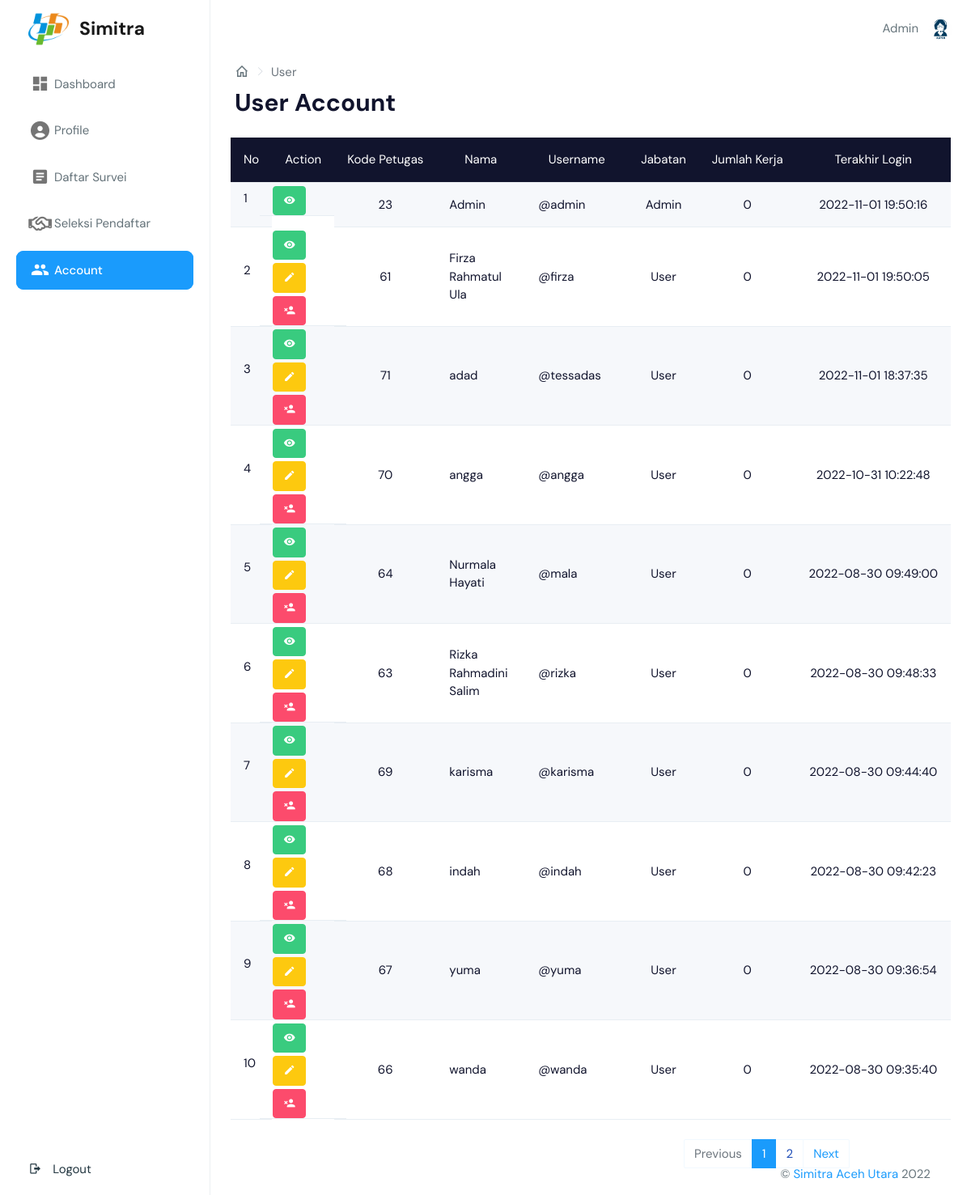
The page /page/user.php (signed in) on the database its author committed.
### tables this page shows
CREATE TABLE `petugas` (
  `Kode_petugas` int(12) NOT NULL,
  `NIK` varchar(16) DEFAULT NULL,
  `Nama` varchar(50) NOT NULL,
  `Foto` varchar(255) DEFAULT NULL,
  `Jabatan` int(5) NOT NULL,
  `Tempat_lahir` varchar(150) DEFAULT NULL,
  `Tanggal_lahir` date DEFAULT NULL,
  `Alamat` varchar(150) DEFAULT NULL,
  `NoHP` varchar(15) DEFAULT NULL,
  `Jkel` enum('L','P') NOT NULL
);

CREATE TABLE `jabatan` (
  `Id_jabatan` int(11) NOT NULL,
  `Jabatan` varchar(50) NOT NULL
);

### page/user.php (the view, shortened to what this page needs)
<?php
include '../controller/config.php';
$kode = $_SESSION['id'];
$sql = mysqli_query($conn, "SELECT a.Kode_petugas, a.Username, a.Email, a.Password, a.Old_password, a.Last_login, a.Created_at, a.Updated_at, b.Nama, b.NIK, b.Alamat, b.Foto, b.NoHP, b.Tanggal_lahir, b.Tempat_lahir, c.Jabatan, c.Id_jabatan FROM auth a, petugas b, jabatan c WHERE a.Kode_petugas=b.Kode_petugas AND b.Jabatan=c.Id_jabatan AND a.Kode_petugas='$kode' ORDER BY c.Id_jabatan");
$result1 = mysqli_fetch_assoc($sql);
if ($result1['Id_jabatan'] == "1") :
    $jumlahDataPerHalaman = 10;
    $jumData = mysqli_fetch_assoc(mysqli_query($conn, "SELECT COUNT(*) FROM auth"));
    $jumlahHalaman = ceil($jumData['COUNT(*)'] / $jumlahDataPerHalaman);
    $halamanAktif = (isset($_GET['page'])) ? $_GET['page'] : 1;
    $awalData = ($jumlahDataPerHalaman * $halamanAktif) - $jumlahDataPerHalaman;
    $data = mysqli_query($conn, "SELECT a.Kode_petugas, a.Username, a.Email, a.Password, a.Old_password, a.Last_login, a.Created_at, a.Updated_at, b.Nama, b.NIK, b.Alamat, b.Foto, b.NoHP, b.Tanggal_lahir, b.Tempat_lahir, c.Jabatan, c.Id_jabatan FROM auth a, petugas b, jabatan c WHERE a.Kode_petugas=b.Kode_petugas AND b.Jabatan=c.Id_jabatan ORDER BY b.Jabatan, a.Last_login DESC LIMIT $awalData, $jumlahDataPerHalaman");
?>
<!DOCTYPE html>
<html dir="ltr" lang="en">
<head>
    <?php include 'meta.php'; ?>
</head>
<body>
    <?php $url = "../"; ?>
    <?php include 'header.php'; ?>
    <aside class="left-sidebar" data-sidebarbg="skin6">
        <div class="scroll-sidebar" id="navbar">
            <nav class="sidebar-nav">
                <ul id="sidebarnav">
                    <li class="sidebar-item"> <a class="sidebar-link waves-effect waves-dark sidebar-link"
                            href="index.php" aria-expanded="false"><i class="mdi mdi-view-dashboard"></i><span
                                class="hide-menu">Dashboard</span></a></li>
                    <li class="sidebar-item"> <a class="sidebar-link waves-effect waves-dark sidebar-link"
                            href="profile.php" aria-expanded="false"><i class="fa-solid fa-circle-user"></i><span
                                class="hide-menu">Profile</span></a></li>
                    <?php if ($result1['Id_jabatan'] == 1) {  ?>
                    <li class="sidebar-item"> <a class="sidebar-link waves-effect waves-dark sidebar-link"
                            href="lowongan.php" aria-expanded="false"><i class="mdi mdi-file-document-box"></i><span
                                class="hide-menu">Daftar Survei</span></a></li>
                    <li class="sidebar-item"> <a class="sidebar-link waves-effect waves-dark sidebar-link"
                            href="seleksi-daftar.php" aria-expanded="false"><i class='far fa-handshake'></i><span
                                class="hide-menu ">Seleksi
                                Pendaftar</span></a></li>
                    <li class="sidebar-item" style="background-color: #1a9bfc; border-radius: 9px"> <a
                            class="sidebar-link waves-effect waves-dark sidebar-link" href="user.php"
                            aria-expanded="false"><i class="mdi mdi-account-multiple text-white"></i><span
                                class="hide-menu text-white">Account</span></a></li>
                    <?php } ?>
                    <li class="sidebar-item logout-item" style="position: fixed; bottom: 0; width: 220px">
                        <button class="dropdown-item border-0 btn btn-link" data-bs-toggle="modal"
                            data-bs-target="#Logout"><i class="m-r-10 mdi mdi-logout">
                            </i><span class="hide-menu">
                                Logout</span></button>
                    </li>
                </ul>
            </nav>
        </div>
    </aside>
    <div class="page-wrapper">
        <div class="page-breadcrumb" style="padding-bottom: 0; padding-top: 0;">
            <div class="row align-items-center">
                <div class="col-6">
                    <nav aria-label="breadcrumb">
                        <ol class="breadcrumb mb-0 d-flex align-items-center">
                            <li class="breadcrumb-item"><a href="index.php" class="link"><i
                                        class="mdi mdi-home-outline fs-4"></i></a></li>
                            <li class="breadcrumb-item active" aria-current="page">User</li>
                        </ol>
                    </nav>
                    <h1 class="mb-0 fw-bold">User Account</h1>
                </div>
            </div>
        </div>
        <div class="container-fluid">
            <div class="table-responsive" id="container">
                <table class="table table-hover align-middle text-nowrap table-striped">
                    <thead class="table-dark">
                        <tr class="fw-semibold text-center">
                            <td>No</td>
                            <td>Action</td>
                            <td>Kode Petugas</td>
                            <td>Nama</td>
                            <td>Username</td>
                            <td>Jabatan</td>
                            <td>Jumlah Kerja</td>
                            <td>Terakhir Login</td>
                        </tr>
                    </thead>
                    <?php $no = $awalData; ?>
                    <tbody>
                        <?php while ($row = mysqli_fetch_assoc($data)) : ?>
                        <tr class="text-start">
                            <td scope="row" style="padding-bottom: 0; padding-top: 0;">
                                <p class="text-dark"><?= $no = $no + 1; ?></p>
                            </td>
                            <td class="row" style="padding-bottom: 0; padding-top: 0;">
                                <div class="col" style="padding: 0; margin: 0;">
                                    <button type="button" class="btn btn-success mt-1 text-center  text-white"
                                        data-bs-toggle="modal" data-bs-target="#Detail<?= $row['Kode_petugas']; ?>"><i
                                            class="mdi mdi-eye"></i></button>
                                </div>
                                <?php if ($result1['Kode_petugas'] != $row['Kode_petugas']) : ?>
                                <div class="col" style="padding: 0; margin: 0;">
                                    <button type="button" class="btn btn-warning mt-1 text-center"
                                        data-bs-toggle="modal" data-bs-target="#Edit<?= $row['Kode_petugas']; ?>"><i
                                            class="mdi mdi-pencil"></i></button>
                                </div>
                                <div class="col" style="padding: 0; margin: 0;">
                                    <button type="button" class="btn btn-danger mt-1 text-white text-center"
                                        data-bs-toggle="modal" data-bs-target="#Delete<?= $row['Kode_petugas']; ?>"> <i
                                            class="mdi mdi-account-remove"></i></button>
                                </div>
                                <?php endif; ?>
                            </td>
                            <td class="text-center text-dark" style="padding-bottom: 0; padding-top: 0;">
                                <?= $row['Kode_petugas']; ?>
                            </td>
                            <td class="text-start text-dark text-wrap text-break"
                                style="padding-bottom: 0; padding-top: 0; width: 10rem;">
                                <?php if (isset($row['Nama'])) { ?>
                                <?= $row['Nama'];
                                        } else { ?>
                                <i>NULL</i>
                                <?php } ?>
                            </td>
                            <td class="text-start text-dark text-wrap text-break"
                                style="padding-bottom: 0; padding-top: 0;width: 10rem;">
                                @<?= $row['Username']; ?>
                            </td>
                            <td class="text-center text-dark" style="padding-bottom: 0; padding-top: 0;">
                                <?php if (isset($row['Jabatan'])) { ?>
                                <?= $row['Jabatan'];
                                        } else { ?>
                                <i>NULL</i>
                                <?php } ?>
                            </td>
                            <?php $id_petugas = $row['Kode_petugas']; ?>
                            <?php $jum = mysqli_query($conn, "SELECT * FROM tb_lowongan_user WHERE id_petugas='$id_petugas'"); ?>
                            <td class="text-center text-dark">
                                <?= mysqli_num_rows($jum); ?>
                            </td>
                            <td class="text-center text-dark" style="padding-bottom: 0; padding-top: 0; width: 10rem">
                                <?= $row['Last_login']; ?>
                            </td>
                        </tr>
                        <?php endwhile; ?>
                    </tbody>
                </table>
            </div>
            <div class="col mt-2" style="position: absolute; right: 150px">
                <nav aria-label="...">
                    <ul class="pagination">
                        <?php if ($halamanAktif > 1) : ?>
                        <li class="page-item">
                            <span class="page-link"><a href="?page=<?= $halamanAktif - 1; ?>"
                                    style="text-decoration: none;">Previous</a></span>
                        </li>
                        <?php else : ?>
                        <li class="page-item disabled">
                            <span class="page-link">Previous</span>
                        </li>
                        <?php endif; ?>
                        <?php for ($i = 1; $i <= $jumlahHalaman; $i++) : ?>
                        <?php if ($i == $halamanAktif) : ?>
                        <li class="page-item active" aria-current="page">
                            <span class="page-link"><a href="?page=<?= $i; ?>" class="text-white"
                                    style="text-decoration: none;"><?= $i; ?></a></span>
                        </li>
                        <?php else : ?>
                        <li class="page-item"><a class="page-link" href="?page=<?= $i; ?>"><?= $i; ?></a></li>
                        <?php endif; ?>
                        <?php endfor; ?>
                        <?php if ($halamanAktif < $jumlahHalaman) : ?>
                        <li class="page-item">
                            <span class="page-link"><a href="?page=<?= $halamanAktif + 1; ?>"
                                    style="text-decoration: none;">Next</a></span>
                        </li>
                        <?php else : ?>
                        <li class="page-item disabled">
                            <span class="page-link">Next</span>
                        </li>
                        <?php endif; ?>
                    </ul>
                </nav>
            </div>
        </div>
        <?php include 'footer.php'; ?>
        <?php else : ?>
        <?php header("Location: ../index.php"); ?>
        <?php endif; ?>

### page/header.php (shortened to what this page needs)
<div id="main-wrapper" data-layout="vertical" data-navbarbg="skin5" data-sidebartype="full"
    data-sidebar-position="absolute" data-header-position="absolute" data-boxed-layout="full">
    <header class="topbar" data-navbarbg="skin6">
        <nav class="navbar top-navbar navbar-expand-md navbar-light">
            <div class="navbar-header" data-logobg="skin6">
                <a class="navbar-brand" href="../">
                    <b class="logo-icon">
                        <img src="<?= $url; ?>public/favicon.ico" style="width: 50px;" alt="homepage"
                            class="dark-logo" />
                    </b>
                    <span class="logo-text" style="font-weight: bold; font-size: 23px">
                        Simitra
                    </span>
                </a>
            </div>
            <div class="navbar-collapse collapse" id="navbarSupportedContent" data-navbarbg="skin5">
                <div><?= $result1['Nama']; ?></div>
                <ul class="navbar-nav float-end">
                    <li class="nav-item dropdown">
                        <a class="nav-link dropdown-toggle text-muted waves-effect waves-dark pro-pic" href="#"
                            id="navbarDropdown" role="button" data-bs-toggle="dropdown" aria-expanded="false">
                            <?php if (isset($result1['Foto'])) { ?>
                            <center><img src="<?= $url; ?>public/img/user/<?= $result1['Foto']; ?>" alt="user"
                                    class="rounded-circle" width="31" height="31">
                            </center>
                            <?php } else { ?>
                            <center><img src="<?= $url; ?>public/img/user/1.jpg" alt="user" class="rounded-circle"
                                    width="31" height="31">
                            </center>
                            <?php } ?>
                        </a>
                    </li>
                </ul>
            </div>
        </nav>
    </header>

### page/meta.php (style rules this page uses)
@media only screen and (min-width: 1170px) { .sticky, .sidebar-nav, .sidebarnav { padding: 0; } }
@media only screen and (min-width: 1170px) { .sidebar-nav { width: 100%; } }

### rows shown on the page
petugas: Nama "Admin", Foto (picture), Kode_petugas.Kode_petugas "23", Kode_petugas.Username "admin", Jabatan.Jabatan "Admin", mysqli_num_rows($jum) "0", Kode_petugas.Last_login "2022-11-01 19:50:16"
petugas: no "2", Kode_petugas.Kode_petugas "61", Nama "Firza Rahmatul Ula", Kode_petugas.Username "firza", Jabatan.Jabatan "User", mysqli_num_rows($jum) "0", Kode_petugas.Last_login "2022-11-01 19:50:05"
petugas: no "3", Kode_petugas.Kode_petugas "71", Nama "adad", Kode_petugas.Username "tessadas", Jabatan.Jabatan "User", mysqli_num_rows($jum) "0", Kode_petugas.Last_login "2022-11-01 18:37:35"
petugas: no "4", Kode_petugas.Kode_petugas "70", Nama "angga", Kode_petugas.Username "angga", Jabatan.Jabatan "User", mysqli_num_rows($jum) "0", Kode_petugas.Last_login "2022-10-31 10:22:48"
petugas: no "5", Kode_petugas.Kode_petugas "64", Nama "Nurmala Hayati", Kode_petugas.Username "mala", Jabatan.Jabatan "User", mysqli_num_rows($jum) "0", Kode_petugas.Last_login "2022-08-30 09:49:00"
petugas: no "6", Kode_petugas.Kode_petugas "63", Nama "Rizka Rahmadini Salim", Kode_petugas.Username "rizka", Jabatan.Jabatan "User", mysqli_num_rows($jum) "0", Kode_petugas.Last_login "2022-08-30 09:48:33"
petugas: no "7", Kode_petugas.Kode_petugas "69", Nama "karisma", Kode_petugas.Username "karisma", Jabatan.Jabatan "User", mysqli_num_rows($jum) "0", Kode_petugas.Last_login "2022-08-30 09:44:40"
petugas: no "8", Kode_petugas.Kode_petugas "68", Nama "indah", Kode_petugas.Username "indah", Jabatan.Jabatan "User", mysqli_num_rows($jum) "0", Kode_petugas.Last_login "2022-08-30 09:42:23"
petugas: no "9", Kode_petugas.Kode_petugas "67", Nama "yuma", Kode_petugas.Username "yuma", Jabatan.Jabatan "User", mysqli_num_rows($jum) "0", Kode_petugas.Last_login "2022-08-30 09:36:54"
petugas: no "10", Kode_petugas.Kode_petugas "66", Nama "wanda", Kode_petugas.Username "wanda", Jabatan.Jabatan "User", mysqli_num_rows($jum) "0", Kode_petugas.Last_login "2022-08-30 09:35:40"
